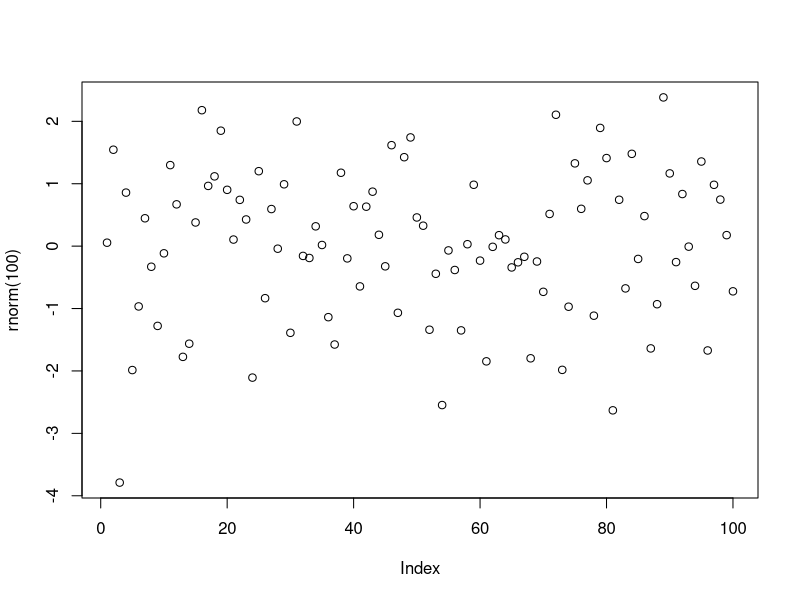

This chart was generated by the following R code: (Note: this script raises an error after producing the figure.)
## ---- chunk 1
  knitr::opts_chunk$set(echo = TRUE)
## ---- chunk 2
# some analysis
sorted_table <- mtcars[order(mtcars$mpg),]
## ---- chunk 3
  plot(rnorm(100))
## ---- chunk 4
kable(sorted_table, caption="This is a summary table.")
## ---- chunk 5
cat('\\pagebreak')
## ---- chunk 6
knitr::kable(summary_table, caption="This is a summary table.")
